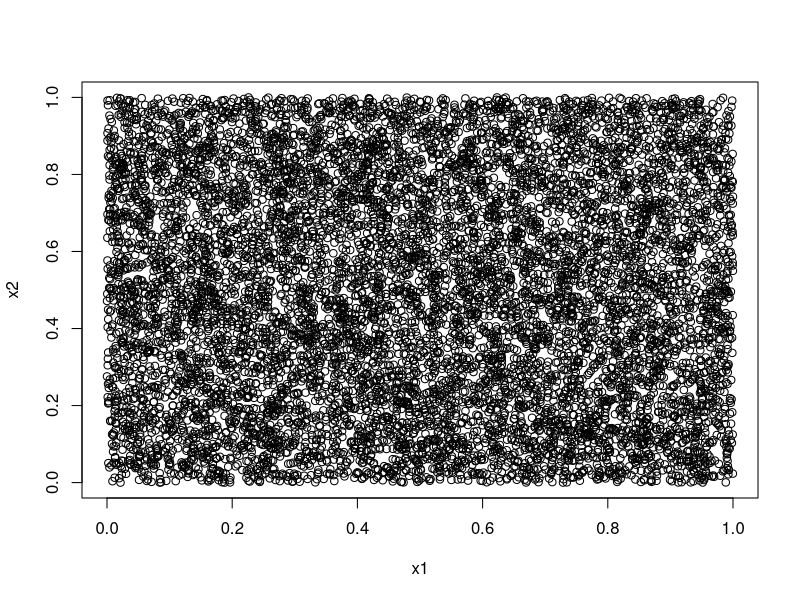
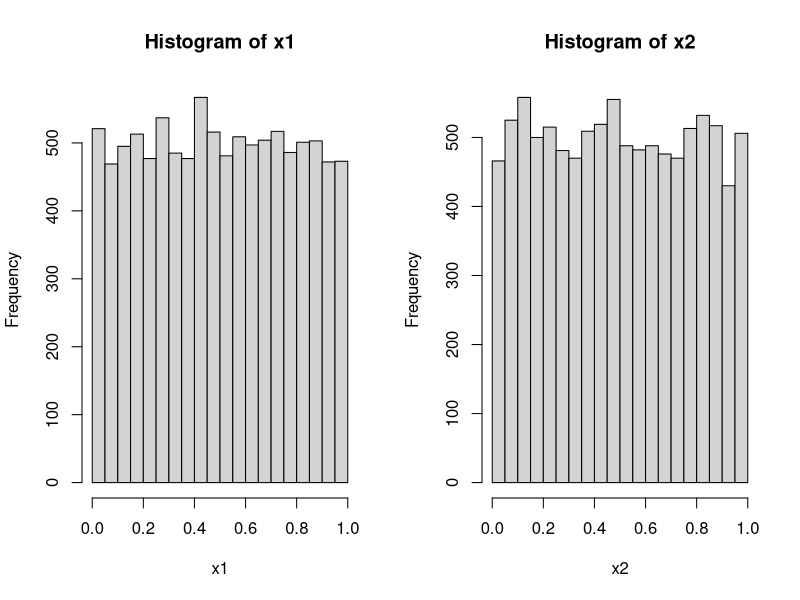
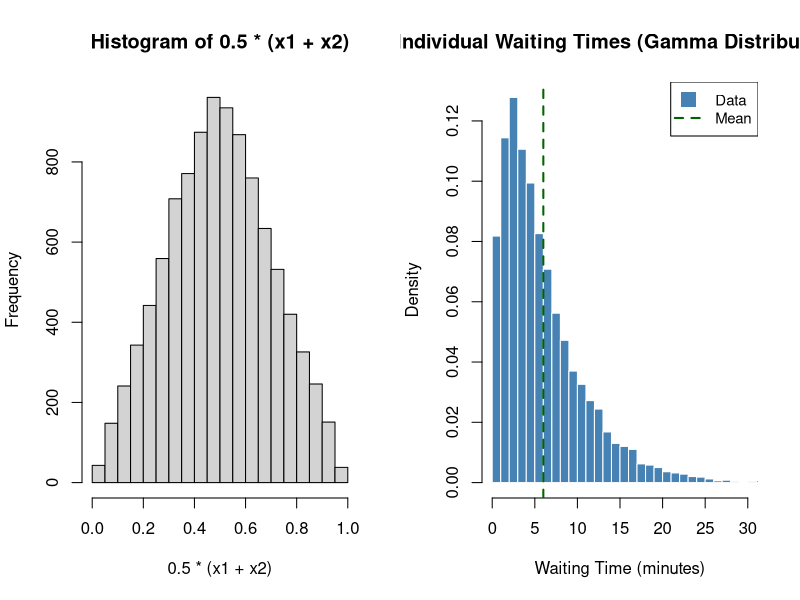
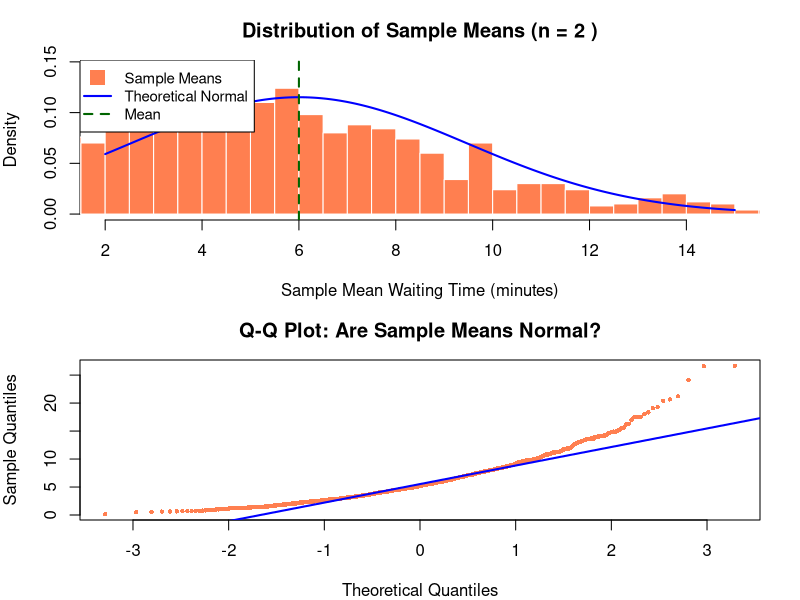
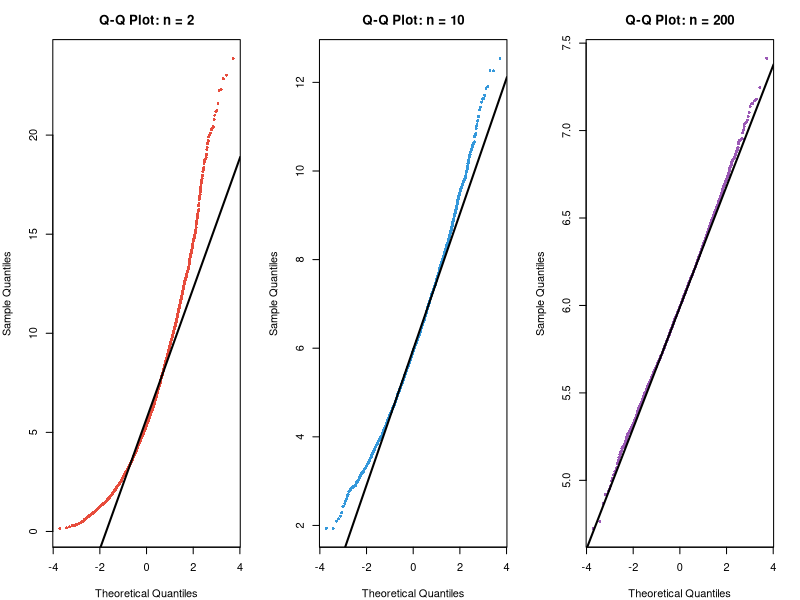
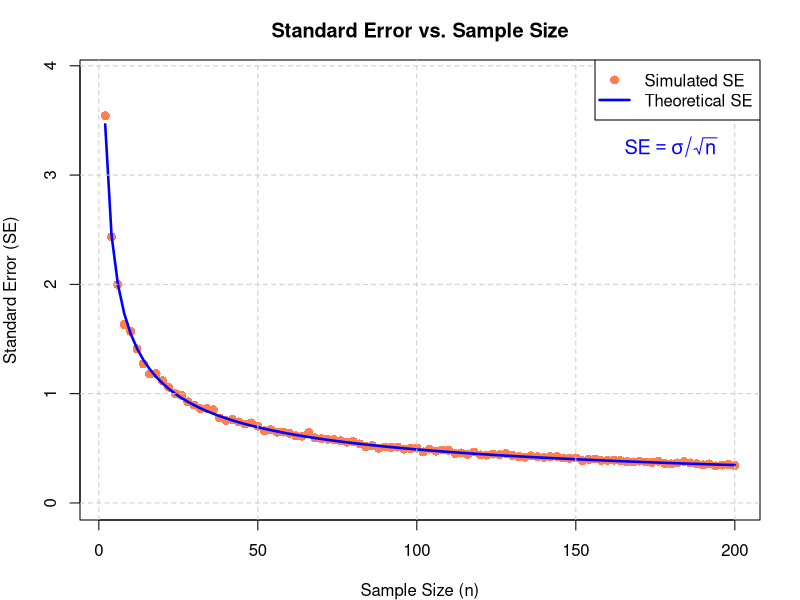
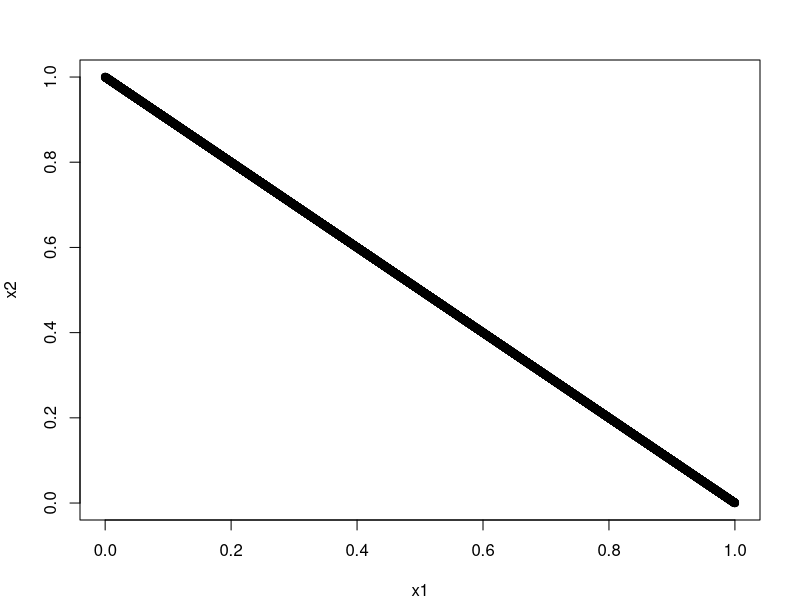
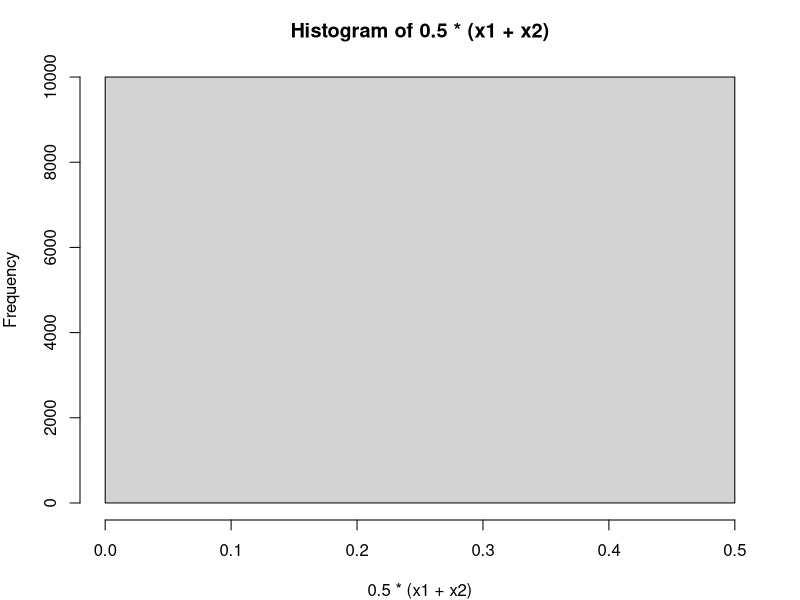

The R script that drew these images, in order:
## ---- chunk 1
knitr::opts_chunk$set(echo = TRUE, warning = FALSE, message = FALSE, fig.width = 10, fig.height = 6)
set.seed(123)
## ---- chunk 2
## Sample 10000 values for 2 variables according to a uniform distribution

x1 <- runif(10000)
x2 <- runif(10000)
## ---- chunk 3
plot (x1,x2)
## ---- chunk 4
par(mfrow=c(1,2))
hist(x1)
hist(x2)
    
## ---- chunk 5
hist(0.5*(x1+x2))
## ---- chunk 6
# Parameters of the Gamma distribution - NOT important to know or understand
            ########### THE CODE HERE IS NOT IMPORTANT ###########
shape_param <- 1.5
scale_param <- 4

# Theoretical values
mu <- shape_param * scale_param
sigma <- sqrt(shape_param * scale_param^2)

# Generate sample data to visualize possible waiting time
individual_times <- rgamma(5000, shape = shape_param, scale = scale_param)

# Plot
hist(individual_times, breaks = 50, freq = FALSE, 
     col = "steelblue", border = "white",
     main = "Individual Waiting Times (Gamma Distribution)",
     xlab = "Waiting Time (minutes)", ylab = "Density",
     xlim = c(0, 30))

# Add mean line
abline(v = mu, col = "darkgreen", lty = 2, lwd = 2)
legend("topright", legend = c("Data", "Mean"),
       col = c("steelblue", "darkgreen"), 
       lty = c(NA, 2), lwd = c(NA, 2), 
       pch = c(15, NA), pt.cex = 2, cex = 0.9)
## ---- chunk 7
# ============================================
# This is the number of customers over which the owner computes the average.
# CHANGE THIS VALUE TO EXPERIMENT!
number_clients <- 2  # Try: 2, 5, 10, 30, 50, 200
# ============================================

num_days <- 1000 # Number of days in which the survey is conducted

# Simulate sample means
sample_means <- replicate(num_days, {
  sample_data <- rgamma(number_clients, shape = shape_param, scale = scale_param) # random simulation
  mean(sample_data)
})

# Theoretical parameters for sampling distribution
theoretical_mean <- mu
theoretical_se <- sigma / sqrt(number_clients)
## ---- chunk 8
# Create two-panel plot
par(mfrow = c(2, 1), mar = c(4, 4, 3, 2))

# Panel 1: Histogram with normal overlay
hist(sample_means, breaks = 40, freq = FALSE, 
     col = "coral", border = "white",
     main = paste("Distribution of Sample Means (n =", number_clients, ")"),
     xlab = "Sample Mean Waiting Time (minutes)", ylab = "Density",
     xlim = c(2, 15))

# Add theoretical normal curve
x_vals <- seq(2, 15, length.out = 500)
lines(x_vals, dnorm(x_vals, mean = theoretical_mean, sd = theoretical_se), 
      col = "blue", lwd = 2)

# Add mean line
abline(v = theoretical_mean, col = "darkgreen", lty = 2, lwd = 2)

legend("topleft", legend = c("Sample Means", "Theoretical Normal", "Mean"),
       col = c("coral", "blue", "darkgreen"), 
       lty = c(NA, 1, 2), lwd = c(NA, 2, 2), 
       pch = c(15, NA, NA), pt.cex = 2, cex = 0.9)

# Panel 2: Q-Q plot
qqnorm(sample_means, main = "Q-Q Plot: Are Sample Means Normal?",
       col = "coral", pch = 16, cex = 0.6)
qqline(sample_means, col = "blue", lwd = 2)

par(mfrow = c(1, 1))
## ---- chunk 9
# Generate sample means for n = 2, 10, 200
qqplot_sizes <- c(2, 10, 200)

qqplot_means_list <- list()

for (i in seq_along(qqplot_sizes)) {
  n <- qqplot_sizes[i]
  qqplot_means_list[[i]] <- replicate(5000, 
                                      mean(rgamma(n, shape = shape_param, scale = scale_param)))
}

# Create three-panel Q-Q plot
par(mfrow = c(1, 3), mar = c(4, 4, 3, 2))

colors_qq <- c("#e74c3c", "#3498db", "#9b59b6")

for (i in seq_along(qqplot_sizes)) {
  qqnorm(qqplot_means_list[[i]], 
         main = paste("Q-Q Plot: n =", qqplot_sizes[i]),
         col = colors_qq[i], pch = 16, cex = 0.6,
         xlab = "Theoretical Quantiles", ylab = "Sample Quantiles")
  qqline(qqplot_means_list[[i]], col = "black", lwd = 2)
}

par(mfrow = c(1, 1))
## ---- chunk 10
# Range of sample sizes to explore
sample_sizes <- seq(2, 200, by = 2)

# Simulate SE for each sample size
simulated_se <- sapply(sample_sizes, function(n) {
  sample_means_n <- replicate(1000, {
    mean(rgamma(n, shape = shape_param, scale = scale_param))
  })
  sd(sample_means_n)
})

# Theoretical SE
theoretical_se_values <- sigma / sqrt(sample_sizes)

# Plot
plot(sample_sizes, simulated_se, 
     type = "p", pch = 16, col = "coral", cex = 1.2,
     main = "Standard Error vs. Sample Size",
     xlab = "Sample Size (n)",
     ylab = "Standard Error (SE)",
     ylim = c(0, max(simulated_se) * 1.1))

# Add theoretical curve
lines(sample_sizes, theoretical_se_values, col = "blue", lwd = 2.5)

# Add equation
text(180, max(simulated_se) * 0.92, 
     expression(SE == sigma/sqrt(n)),
     col = "blue", cex = 1.2)

# Add grid
grid(col = "gray80", lty = 2)

# Add legend
legend("topright", legend = c("Simulated SE", "Theoretical SE"),
       col = c("coral", "blue"), pch = c(16, NA), lty = c(NA, 1), 
       lwd = c(NA, 2.5), pt.cex = 1.2, cex = 1)
## ---- chunk 11
x1 <- runif(10000)
x2 <- 1-x1
## ---- chunk 12
plot(x1, x2)
hist(0.5*(x1+x2))
## ---- chunk 13
     ########### THE CODE HERE IS NOT IMPORTANT ###########
# True parameter (unknown to the coffee shop manager in practice)
lambda <- 50

# Display Poisson distribution
x_vals <- 25:75
probs <- dpois(x_vals, lambda = lambda)

barplot(probs, names.arg = x_vals, 
        col = "blue", border = "white",
        main = "Distribution of Customer Arrivals (Poisson, λ = 50)",
        xlab = "Number of Customers per 10-minute Window",
        ylab = "Probability",
        ylim = c(0, max(probs) * 1.15))

## ---- chunk 14
# Simulate 5 observations 100 times
lambda = 50
n = 5
X = lapply(1:100,function(i) {rpois(n,lambda = lambda)})
## ---- chunk 15
# we compute the sample means
Xm = sapply(X,mean)
# and the sample standard deviations
Xsd = sapply(X,sd) 
## ---- chunk 16
df = n-1
tc = qt(c(0.975),df) # this is the critical value for the t-distribution for df = N-1 degrees of freedom and 95% CI

Xl = Xm-tc*Xsd/sqrt(n) # upper bound of the 95% CI
Xh = Xm+tc*Xsd/sqrt(n) # lower bound of the 95% CI
## ---- chunk 17
col = c('red','blue')

## vector of TRUE/FALSE if the real expectation value lambda is inside the interval
i.ok =  as.factor(Xl < lambda & Xh > lambda)

## plot the mean values and the confidence interval
plot(Xm,ylim=c(20,80),pch=20,ylab="",main=paste("Mean values and confidence intervals, N=",n));abline(h=lambda,lty=3);invisible(lapply(1:length(Xl), function(i) {
  points(c(i,i), c(Xl[i], Xh[i]), type="l", col=col[i.ok[i]], lwd=2)
}))
## ---- chunk 18
# ============================================
# This is the number of customers over which the owner computes the average.
# CHANGE THIS VALUE TO EXPERIMENT!
mu <- (20-0)/2 # for a uniform distribution with min = a and max = b, mu = (b-a)/2 
sigma <- (20-0)/sqrt(12) # sigma = (b-a)/sqrt(12)
number_clients <- 2  # Try: 2, 5, 10, 30, 50, 200
# ============================================

num_days <- 1000 # Number of days in which the survey is conducted

# Simulate sample means
sample_means <- replicate(num_days, {
  sample_data <- runif(number_clients, min = 0, max = 20) # random simulation
  mean(sample_data)
})

# Theoretical parameters for sampling distribution
theoretical_mean <- mu
theoretical_se <- sigma / sqrt(number_clients)
## ---- chunk 19
# Create two-panel plot
par(mfrow = c(2, 1), mar = c(4, 4, 3, 2))

# Panel 1: Histogram with normal overlay
hist(sample_means, breaks = 40, freq = FALSE, 
     col = "coral", border = "white",
     main = paste("Distribution of Sample Means (n =", number_clients, ")"),
     xlab = "Sample Mean Waiting Time (minutes)", ylab = "Density",
     xlim = c(2, 15))

# Add theoretical normal curve
x_vals <- seq(2, 15, length.out = 500)
lines(x_vals, dnorm(x_vals, mean = theoretical_mean, sd = theoretical_se), 
      col = "blue", lwd = 2)

# Add mean line
abline(v = theoretical_mean, col = "darkgreen", lty = 2, lwd = 2)

legend("topleft", legend = c("Sample Means", "Theoretical Normal", "Mean"),
       col = c("coral", "blue", "darkgreen"), 
       lty = c(NA, 1, 2), lwd = c(NA, 2, 2), 
       pch = c(15, NA, NA), pt.cex = 2, cex = 0.9)

# Panel 2: Q-Q plot
qqnorm(sample_means, main = "Q-Q Plot: Are Sample Means Normal?",
       col = "coral", pch = 16, cex = 0.6)
qqline(sample_means, col = "blue", lwd = 2)

par(mfrow = c(1, 1))
## ---- chunk 20
n = 20
n_customer <- rnorm(n, mean = 7.5, sd = 1.2)
## ---- chunk 21
sample_mean <- mean(n_customer)
sample_sd <- sd(n_customer)
## ---- chunk 22
df_n <- n-1
tc <- qt(0.975, df = df_n)
CI_low <- sample_mean - tc * sample_sd/sqrt(n)
CI_high <- sample_mean + tc * sample_sd/sqrt(n)
## ---- chunk 23
n = 20
Xn = lapply(1:100,function(i) {rnorm(n,mean = 7.5, sd = 1.2)})
# we compute the sample means
Xn_m = sapply(Xn,mean)
# and the sample standard deviations
Xn_sd = sapply(Xn,sd)
#
df = n-1
tc = qt(0.975,df)
Xn_l = Xn_m-tc*Xn_sd/sqrt(n) # upper bound of the 95% CI
Xn_h = Xn_m+tc*Xn_sd/sqrt(n) # lower bound of the 95% CI
## ---- chunk 24
col = c('red','blue')

## vector of TRUE/FALSE if the real expectation value lambda is inside the interval
i.ok =  as.factor(Xn_l < 7.5 & Xn_h > 7.5)

## plot the mean values and the confidence interval
plot(Xn_m,ylim=c(5,10),pch=20,ylab="",main=paste("Mean values and confidence intervals, N=",n));abline(h=7.5,lty=3);invisible(lapply(1:length(Xn_m), function(i) {
  points(c(i,i), c(Xn_l[i], Xn_h[i]), type="l", col=col[i.ok[i]], lwd=2)
}))
## ---- chunk 25
sum(i.ok == TRUE)
